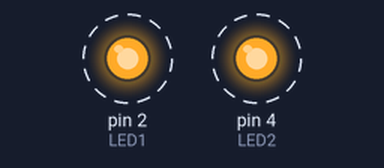
Bench run of a sketch on a simulated Arduino Uno, built with avr-gcc and run on an emulated ATmega328P. Parts: output pins drawn as LEDs (lit = HIGH). Dashed ring = blinking.

Above: at 0.2 s.
Timing chart, 0 to 4.6 s (numbered marks = the images above):
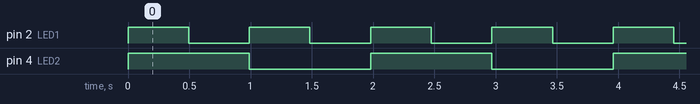

Measured:
- by itself, pin 2 (LED1): alternates HIGH for 0.50 s and LOW for 0.50 s
- by itself, pin 4 (LED2): alternates HIGH for 0.99 s and LOW for 0.99 s

The sketch:

reto1.ino
```cpp
#include <Arduino_FreeRTOS.h>

// Pines de los LEDs
#define LED1 2
#define LED2 4

void TaskBlink500(void *pvParameters);
void TaskBlink1000(void *pvParameters);

void setup() {
  pinMode(LED1, OUTPUT);
  pinMode(LED2, OUTPUT);

  xTaskCreate(TaskBlink500, "Blink500", 128, NULL, 1, NULL);
  xTaskCreate(TaskBlink1000, "Blink1000", 128, NULL, 1, NULL);
}

void loop() {
  // vacío, el scheduler se encarga
}

void TaskBlink500(void *pvParameters) {
  for (;;) {
    digitalWrite(LED1, HIGH);
    vTaskDelay(500 / portTICK_PERIOD_MS);
    digitalWrite(LED1, LOW);
    vTaskDelay(500 / portTICK_PERIOD_MS);
  }
}

void TaskBlink1000(void *pvParameters) {
  for (;;) {
    digitalWrite(LED2, HIGH);
    vTaskDelay(1000 / portTICK_PERIOD_MS);
    digitalWrite(LED2, LOW);
    vTaskDelay(1000 / portTICK_PERIOD_MS);
  }
}
```
